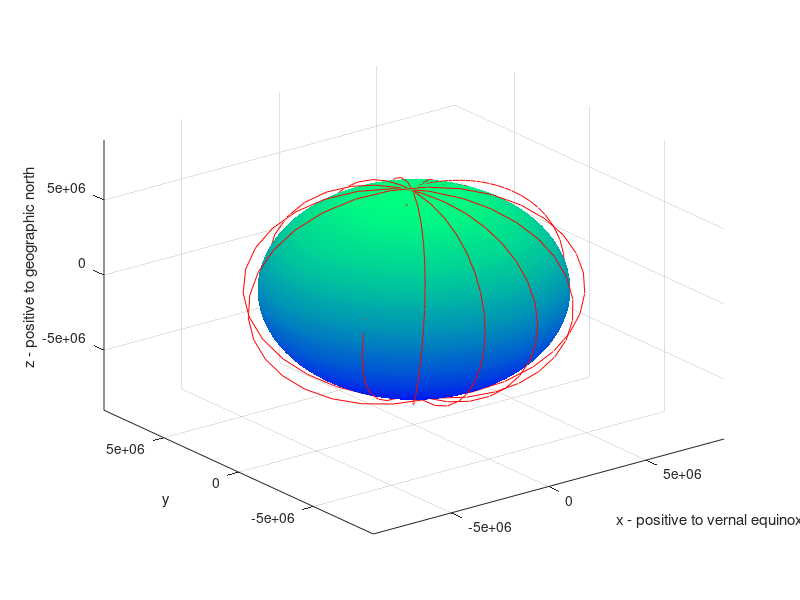

This chart was generated by the following MATLAB code:
%Place a point mass cubesat into orbit with intial conditions.
%No oblateness of Earth. Orbital precession from angular velocity of Earth.
%%Need to check integration time stamps against projected clock time.

function orbit_1

Re = 6.371*10^6; % m                         Radius of Earth
G = 6.67408 * 10^(-11); % m^3 kg^-1 s^-2     Gravitational constant
m = 1.2;  % kg                               mass of cubesat
M = 5.972 * 10^24; % kg                      mass of Earth

omega_e = 7.29 * 10^(-5); % s^-1   (ie radians per second)   angular vel/frequency??? Earth around geographic North
omega_se = 1.99 * 10^(-7);  % s^-1                           angular vel Earth around sun
%%%   w can be chosen to be the sum of these if desired (under correct
%%%   computational conditions)
w = omega_e;

%%%%%%%%%%%%%%%%%%%% set initial conditions %%%%%%%%%%%%%%%%%%%%%%%%%%%%%%%
x0 = 0; 
y0 = 0;            % (x,y,z) = (0,0,*) indicates starting directly above north pole
z0 = Re + 500000;  % 500000 m = 500 km
xd0 = 7777;        % 7777 m s^-1 = 28000 km hr^-1  
yd0 = 0;           % (xd,yd,zd) = (*,0,0) indicates heading directly toward vernal equinox
zd0 = 0;

%%%%%%%%%%%%%%%%%%%%%%%% set time steps %%%%%%%%%%%%%%%%%%%%%%%%%%%%%%%%%%%
t0 = 0;
tf = 39000;%arbitrary - we'll unpack the results of integration into a vector that can be querried after the fact

p0 = [x0 y0 z0 xd0 yd0 zd0]'; %vector of initial position and velocity data
[t,p] = ode45(@orbit,[t0 tf],p0); %integrate

%%%unpack data from vector of integration results [t,p]
XX = p(:,1); YY = p(:,2); ZZ = p(:,3);

plot_orbit(1)            % argument 1 to show 'earth', 0 to omit
%display_data(t,2);      %send vector of times and desired step increment for display 
display_final_state

function dp = orbit(t,p)
    x = p(1); y = p(2); z = p(3);
    xd = p(4); yd = p(5); zd = p(6);
    r = sqrt(x^2 + y^2 + z^2);                 %distance from center of Earth
    xdd = -(G*M/(r^3))*x + 2*w*yd + w^2*x;     % x acceleration
    ydd = -(G*M/(r^3))*y - 2*w*xd + w^2*y;     % y acceleration
    zdd = -(G*M/(r^3))*z;                      % z acceleration
    dp = [xd yd zd xdd ydd zdd]';
end %function orbit

function plot_orbit(show_earth)
    if show_earth==1
        [a,b,c]=sphere(60); 
        surf(a*Re,b*Re,c*Re);                %sphere with radius of earth centered at origin
        colormap winter                      %blue green color scheme on sphere
        shading interp                       %no grid lines on sphere
        hold on
    end    
    plot3(XX, YY, ZZ, 'r');
    xlabel('x - positive to vernal equinox')
    ylabel('y')
    zlabel('z - positive to geographic north')
    xlim([-9*10^6 9*10^6])
    ylim([-9*10^6 9*10^6])
    zlim([-9*10^6 9*10^6])
end %function plot_orbit    

function display_final_state
    [s t]=size(p);
    disp(p(s,:))
    final_vec=p(s,:);
    xf=final_vec(1);
    yf=final_vec(2);
    zf=final_vec(3);
    %xdf=final_vec(4);
    %ydf=final_vec(5);
    %zdf=final_vec(6);
    r=sqrt(xf^2 + yf^2 + zf^2);
    altitude = r-Re;
    fprintf('Final altitude above surface is: %d m', altitude);    
end %function display_final_state

function display_data(t,increment)
    %disp('   t_step        x       y       z       xd        yd       zd');
    for i=1:increment:length(t)   
        disp([t(i) p(i,:)]);
    end 
end %function display_data

end %function orbit_1
